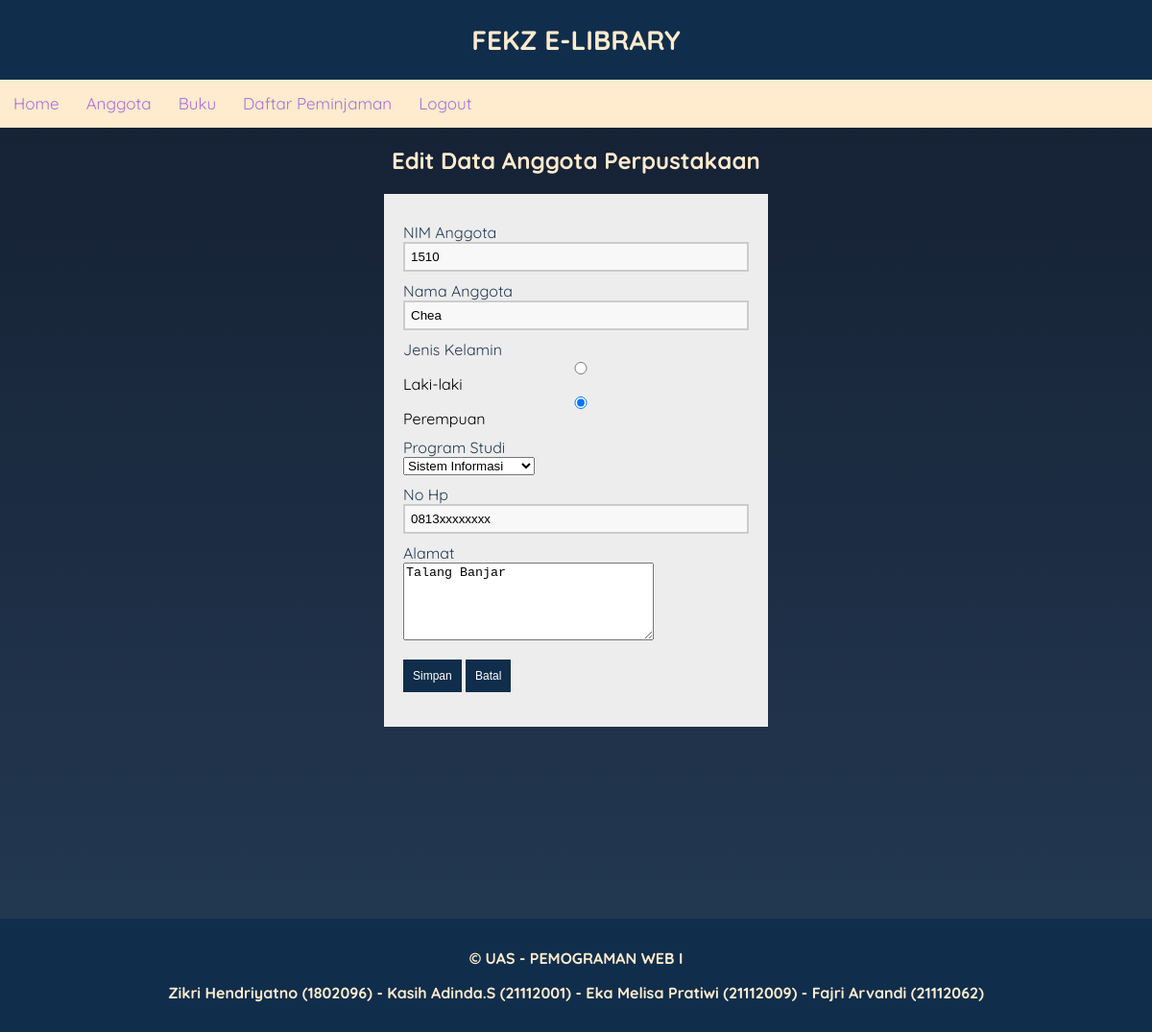
Page /update_anggota.php?nim=1510 on the committed database.
### tables this page shows
CREATE TABLE `anggota` (
  `nim` varchar(11) NOT NULL,
  `nama_anggota` varchar(30) NOT NULL,
  `jk_anggota` char(1) NOT NULL,
  `kode_prodi` char(10) NOT NULL,
  `no_hp_anggota` char(13) NOT NULL,
  `alamat_anggota` varchar(50) NOT NULL
);

### Update_anggota.php (the view, shortened to what this page needs)
<?php
require_once('koneksi.php');
if (isset($_GET['nim'])) {
    $nim = $_GET['nim'];
    $query = "SELECT * FROM anggota WHERE nim='$nim'";
    $result_berita = mysqli_query($koneksi, $query);
    $row = mysqli_fetch_assoc($result_berita);
} else {
    echo "<script>alert('Parameter belum dikirim');window.location='Home.php?page=anggota';</script>";
}
require_once('Header.php');
require_once('Navigation.php');
?>
<!DOCTYPE html>
<html>
<body>
    <center><h2> Edit Data Anggota Perpustakaan</h2></center>
    <section class="base">
        <form action="" method="POST">
            <div>
                <label>NIM Anggota</label>
                <input type="text" name="nim" value=<?= $row['nim'] ?>><br>
            </div>
            <div>
                <label>Nama Anggota</label>
                <input type="text" name="nama_anggota" value=<?= $row['nama_anggota'] ?>><br>
            </div>
            <div>
                <label>Jenis Kelamin</label><br>
                <input type="radio" name="jk_anggota" value="L" <?= $row['jk_anggota'] == 'L' ? 'checked' : "" ?>>Laki-laki
                <input type="radio" name="jk_anggota" value="P" <?= $row['jk_anggota'] == 'P' ? 'checked' : "" ?>>Perempuan <br>
            </div>
            <div>
                <label>Program Studi</label><br>
                <select name="kode_prodi">
                    <option <?= $row['kode_prodi'] == 'SI' ? 'selected' : '' ?> value="SI">Sistem Informasi</option>
                </select><br>
            </div>
            <div>
                <label>No Hp</label>
                <input type="text" name="no_hp_anggota" value=<?= $row['no_hp_anggota'] ?>><br>
            </div>
            <div>
                <label>Alamat</label>
                <textarea name="alamat_anggota" cols="30" rows="5"><?= $row['alamat_anggota'] ?></textarea>
            </div>
            <button name="input">Simpan</button>
            <button name="batal">Batal</button>
        </form>
    </section>
</body>
</html>
<?php
require_once('Footer.php');
?>

### css/style.css (style rules this page uses)
* { box-sizing: border-box; }
body { font-family: "Quicksand", sans-serif; margin: 0; padding: 0; background: linear-gradient(#141e30, #243b55); }
h2 { color: blanchedalmond; }
button { background-color: rgb(16, 46, 76); color: #fff; padding: 10px; text-decoration: none; font-size: 12px; border: 0px; margin-top: 20px; }
label { margin-top: 10px; float: left; text-align: left; width: 100%; color: #243b55; }
input { padding: 6px; width: 100%; box-sizing: border-box; background: #f8f8f8; border: 2px solid #ccc; outline-color: #243b55; }
.base { width: 400px; height: auto; padding: 20px; margin-left: auto; margin-right: auto; background: #ededed; }

### rows in the picture
anggota: nim "1510", nama_anggota "Chea", jk_anggota "☑", kode_prodi "Sistem Informasi", no_hp_anggota "0813xxxxxxxx", alamat_anggota "Talang Banjar"
